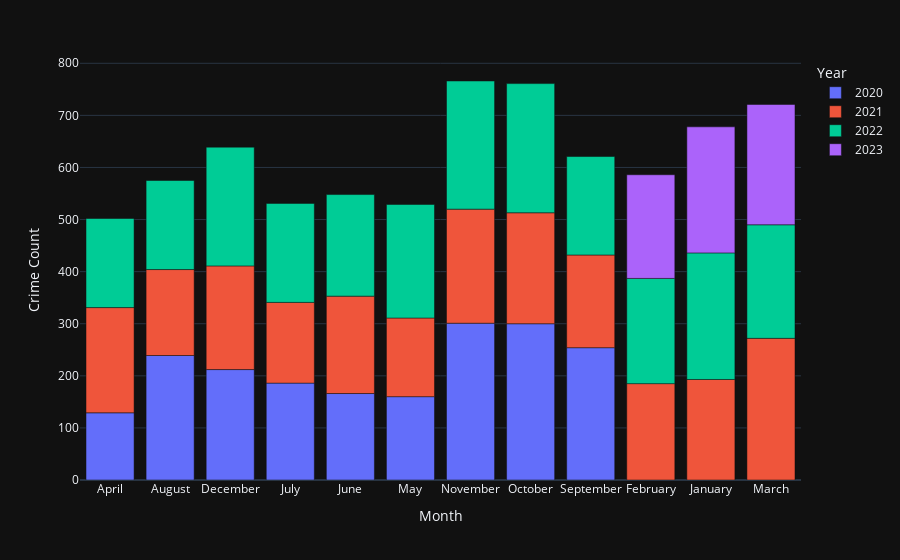

Notebook code cell kept with this figure:
### Code cell
import pandas as pd
import plotly.express as px
import calendar

df['Year'] = df['Month'].str[:4]
df['Month'] = pd.to_datetime(df['Month'], format='%Y-%m')
df = df.sort_values('Month')
df['Month'] = df['Month'].dt.month
df['Month'] = df['Month'].apply(lambda x: calendar.month_name[x])
grouped = df.groupby(['Year', 'Month']).size().reset_index(name='Count')

# create a bar graph with separate boxes for each year
fig = px.bar(grouped, x='Month', y='Count', color='Year')
fig.update_layout(xaxis_title="Month", yaxis_title="Crime Count")

# show the plot
fig.show()

### Figure 1 — Plotly figure (JSON) as saved in the notebook; plotly's stock layout.template omitted (floating-point values rounded to 4 significant figures)
{"data": [{"alignmentgroup": "True", "hovertemplate": "Year=2020<br>Month=%{x}<br>Count=%{y}<extra></extra>", "legendgroup": "2020", "marker": {"color": "#636efa", "pattern": {"shape": ""}}, "name": "2020", "offsetgroup": "2020", "orientation": "v", "showlegend": true, "textposition": "auto", "x": ["April", "August", "December", "July", "June", "May", "November", "October", "September"], "xaxis": "x", "y": [129, 239, 212, 186, 166, 160, 301, 300, 254], "yaxis": "y", "type": "bar"}, {"alignmentgroup": "True", "hovertemplate": "Year=2021<br>Month=%{x}<br>Count=%{y}<extra></extra>", "legendgroup": "2021", "marker": {"color": "#EF553B", "pattern": {"shape": ""}}, "name": "2021", "offsetgroup": "2021", "orientation": "v", "showlegend": true, "textposition": "auto", "x": ["April", "August", "December", "February", "January", "July", "June", "March", "May", "November", "October", "September"], "xaxis": "x", "y": [202, 165, 199, 185, 193, 155, 187, 272, 151, 219, 213, 178], "yaxis": "y", "type": "bar"}, {"alignmentgroup": "True", "hovertemplate": "Year=2022<br>Month=%{x}<br>Count=%{y}<extra></extra>", "legendgroup": "2022", "marker": {"color": "#00cc96", "pattern": {"shape": ""}}, "name": "2022", "offsetgroup": "2022", "orientation": "v", "showlegend": true, "textposition": "auto", "x": ["April", "August", "December", "February", "January", "July", "June", "March", "May", "November", "October", "September"], "xaxis": "x", "y": [171, 171, 228, 202, 243, 190, 195, 218, 218, 246, 248, 189], "yaxis": "y", "type": "bar"}, {"alignmentgroup": "True", "hovertemplate": "Year=2023<br>Month=%{x}<br>Count=%{y}<extra></extra>", "legendgroup": "2023", "marker": {"color": "#ab63fa", "pattern": {"shape": ""}}, "name": "2023", "offsetgroup": "2023", "orientation": "v", "showlegend": true, "textposition": "auto", "x": ["February", "January", "March"], "xaxis": "x", "y": [199, 242, 231], "yaxis": "y", "type": "bar"}], "layout": {"xaxis": {"anchor": "y", "domain": [0.0, 1.0], "title": {"text": "Month"}}, "yaxis": {"anchor": "x", "domain": [0.0, 1.0], "title": {"text": "Crime Count"}}, "legend": {"title": {"text": "Year"}, "tracegroupgap": 0}, "margin": {"t": 60}, "barmode": "relative"}}
